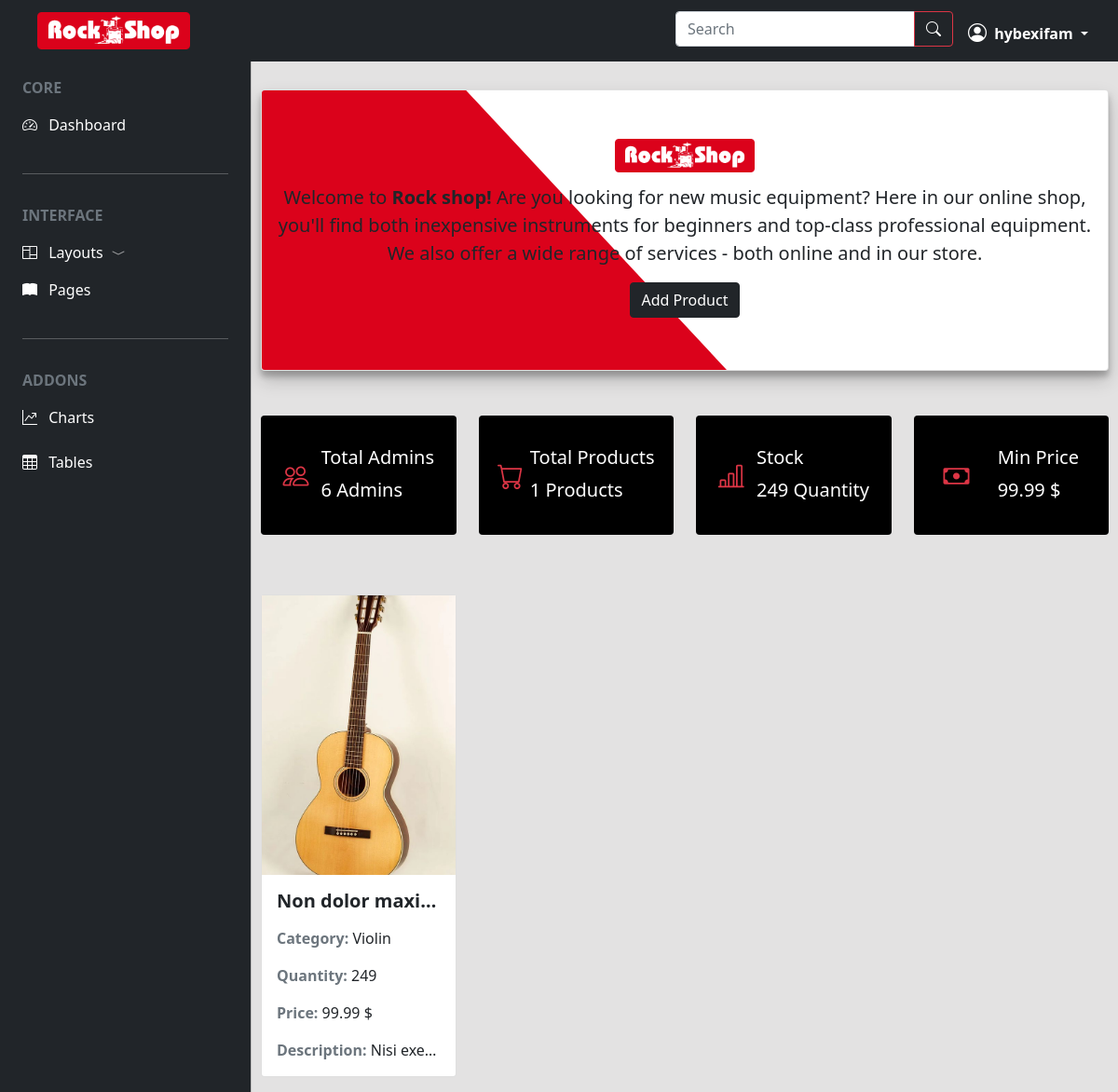
The app's page /index.php (signed in), older data.
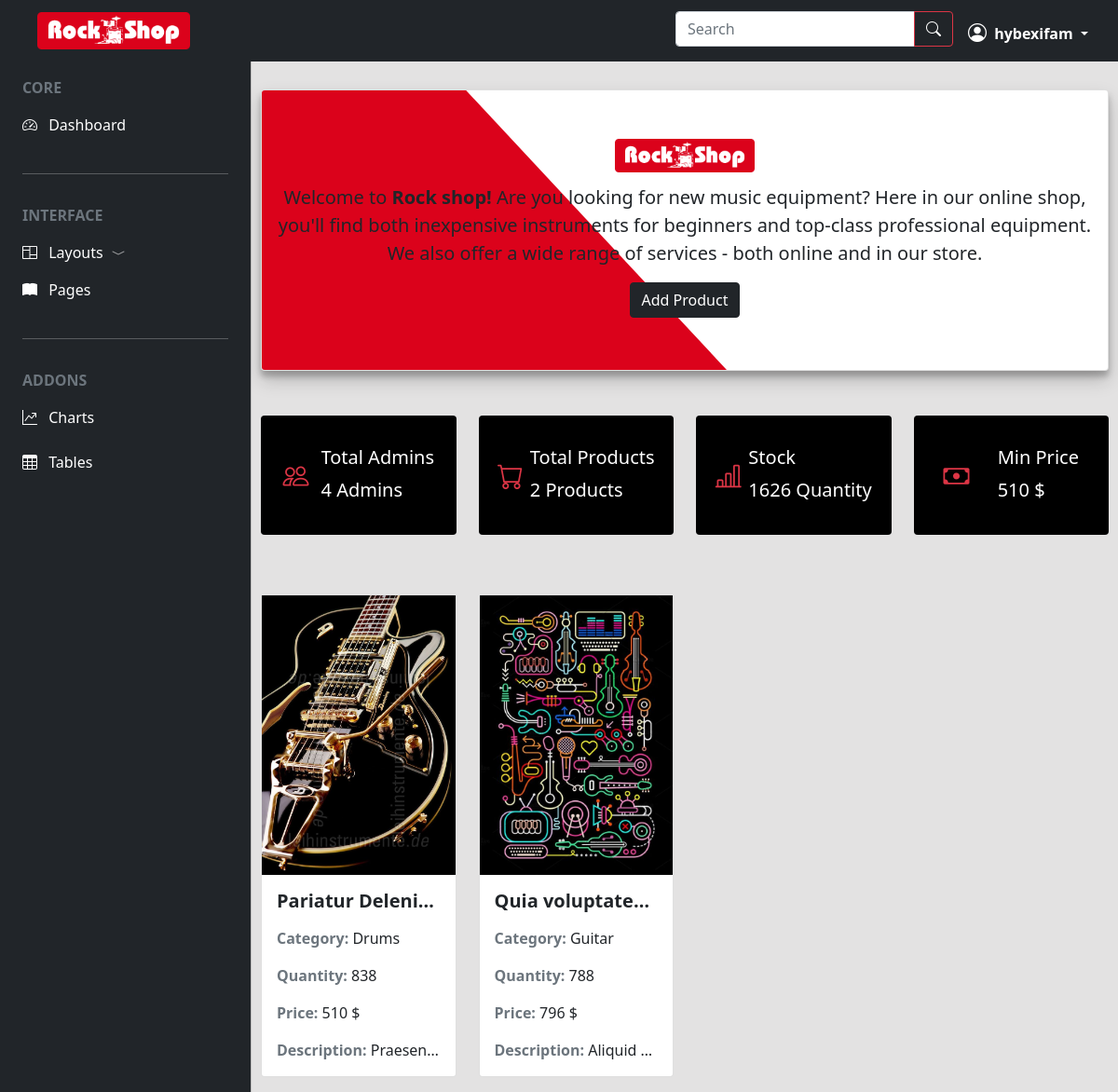
The same page, newer data.
### tables this page shows
CREATE TABLE `products` (
  `id` int(11) NOT NULL,
  `name` varchar(255) NOT NULL,
  `category_id` int(11) NOT NULL,
  `quantity` int(11) NOT NULL,
  `price` float NOT NULL,
  `description` text NOT NULL,
  `filename` varchar(255) NOT NULL
);

CREATE TABLE `categories` (
  `id` int(11) NOT NULL,
  `name` varchar(255) NOT NULL
);

### scripts.php (the view, shortened to what this page needs)
<?php
    include('database.php');
    function getProducts(){
        global $conn;
        $sql = "SELECT products.*,
                categories.name as `category`
                FROM `products`
                INNER JOIN `categories` on products.category_id = categories.id";
        $result = mysqli_query($conn, $sql);
        if(mysqli_num_rows($result) > 0){
            while($row = mysqli_fetch_assoc($result)){
                echo '<div class="col">
                <div class="card btn bg-white mb-3 p-0" href="#modal-product" data-bs-toggle="modal"
                id="'.$row["id"].'" title="'.$row["name"].'" category="'.$row["category_id"].'" quantity="'.$row["quantity"].'"
                price="'.$row["price"].'" description="'.$row["description"].'" picture="'.$row['filename'].'"
                onclick="editTask('.$row["id"].')">
                    <div style="height: 300px; background-position: center; background-size: cover; background-repeat: no-repeat; background-image: url(\'image/'.$row['filename'].'\');"></div>
                    <div class="card-body">
                        <h5 class="card-title text-center text-truncate fw-bolder mb-3 ">'.$row["name"].'</h5>
                        <p class="card-text text-start"><span class="fw-bold text-muted">Category: </span>'.$row["category"].'</p>
                        <p class="card-text text-start"><span class="fw-bold text-muted">Quantity: </span>'.$row["quantity"].'</p>
                        <p class="card-text text-start"><span class="fw-bold text-muted">Price: </span>'.$row["price"].' $</p>
                        <p class="card-text text-start text-truncate"><span class="fw-bold text-muted">Description: </span>'.$row["description"].'</p>
                    </div>
                </div>
        </div>';
            }
        }
    }
    function statisqueVente($number){
        global $conn;
        if($number == 1){
            $sql = "SELECT COUNT(name) as total
                    FROM admins";
            $result = mysqli_query($conn, $sql);
            $data   = mysqli_fetch_assoc($result);
            echo $data['total'];
        }
        elseif($number == 2){
            $sql = "SELECT COUNT(id) as product
                    FROM products";
            $result = mysqli_query($conn, $sql);
            $data   = mysqli_fetch_assoc($result);
            echo $data['product'];
        }
        elseif($number == 3){
            $sql = "SELECT sum(quantity) as quantity
                    FROM products";
            $result = mysqli_query($conn, $sql);
            $data   = mysqli_fetch_assoc($result);
            echo $data['quantity'];
        }
        else{
            $sql = "SELECT min(price) as prices
                    FROM products";
            $result = mysqli_query($conn, $sql);
            $data   = mysqli_fetch_assoc($result);
            echo $data['prices'];
        }
    }
?>

### index.php (shortened to what this page needs)
<?php
    include('scripts.php');
?>
<!DOCTYPE html>
<html lang="en">
<head>
    <link rel="stylesheet" href="assets/css/style.css">
    <link href="https://cdn.jsdelivr.net/npm/bootstrap@5.2.2/dist/css/bootstrap.min.css" rel="stylesheet">
    <link href="https://cdn.jsdelivr.net/npm/bootstrap@5.0.0/dist/css/bootstrap.min.css" rel="stylesheet" >
    <link rel="stylesheet" href="https://cdn.jsdelivr.net/npm/bootstrap-icons@1.4.1/font/bootstrap-icons.css"/>
    <link rel="stylesheet" href="https://cdn.jsdelivr.net/gh/guillaumepotier/Parsley.js@2.9.2/doc/assets/docs.css">
    <link rel="stylesheet" href="https://cdn.jsdelivr.net/gh/guillaumepotier/Parsley.js@2.9.2/src/parsley.css">
</head>
<body class="dash-body">
    <nav class="navbar navbar-expand-lg bg-dark fixed-top">
        <div class="container-fluid">
            <a class="navbar-brand" href="#">
                <img src="assets/img/logo.png" class="img-fluid ps-3" alt="Bootstrap" width="180" height="40">
                </a>
            <div class="collapse navbar-collapse mt-3 mt-lg-1" id="navbarSupportedContent">
                <ul class="navbar-nav d-flex ms-auto">
                    <li class="nav-item">
                        <form class="d-flex ms-auto" role="search">
                                    <div class="input-group">
                                        <input type="text" class="form-control" placeholder="Search" aria-label="Search" aria-describedby="button-addon2">
                                        <button class="btn btn-outline-danger text-white" type="button" id="button-addon2"><i class="bi bi-search"></i></button>
                                    </div>
                        </form>
                    </li>
                    <li class="nav-item dropdown">
                            <a class="nav-link dropdown-toggle text-white fw-bold ms-2" href="#" role="button" data-bs-toggle="dropdown" aria-expanded="false">
                                <i class="bi bi-person-circle fs-5 fw-bolder me-1"></i>
                                <?php echo $_SESSION['name']; ?>
                            </a>
                        </li>
                </ul>
            </div>
        </div>
    </nav>
    <div class="offcanvas offcanvas-start sidebar-nav bg-dark text-white" tabindex="-1" id="offcanvasExample" aria-labelledby="offcanvasExampleLabel">
        <div class="offcanvas-bod p-0">
            <nav class="navbar-dark mt-3 px-4">
                <ul class="navbar-nav">
                    <li>
                        <div class="text-muted fw-bold">CORE</div>
                    </li>
                    <li>
                        <a href="index.php" class="nav-link active mt-2">
                            <span class="me-2"><i class="bi bi-speedometer2"></i></span>
                            <span>Dashboard</span>
                        </a>
                    </li>
                    <li class="my-3">
                        <hr class="deopdown-divider" />
                    </li>
                    <li>
                        <div class="text-muted fw-bold">INTERFACE</div>
                    </li>
                    <li>
                    <a class="nav-link sidebar-link mt-2" data-bs-toggle="collapse" href="#collapseExample" role="button" aria-expanded="false" aria-controls="collapseExample">
                        <span class="me-2 text-white"><i class="bi bi-columns"></i></span>
                        <span class="text-white">Layouts</span>
                        <span class="ms-1"><i class="bi bi-chevron-compact-down"></i></span>
                    </a>
                    </li>
                    <li>
                        <a href="#" class="nav-link active">
                            <span class="me-2"><i class="bi bi-book-fill"></i></span>
                            <span>Pages</span>
                        </a>
                    </li>
                    <li class="my-3">
                        <hr class="deopdown-divider" />
                    </li>
                    <li>
                        <div class="text-muted fw-bold">ADDONS</div>
                    </li>
                    <li>
                        <a href="#" class="nav-link active mt-2">
                            <span class="me-2"><i class="bi bi-graph-up"></i></span>
                            <span>Charts</span>
                        </a>
                    </li>
                    <li>
                        <a href="#" class="nav-link active mt-2">
                            <span class="me-2"><i class="bi bi-table"></i></span>
                            <span>Tables</span>
                        </a>
                    </li>
                </ul>
            </nav>
        </div>
    </div>
    <main class="mt-5 pt-5">
        <div class="card welcome-card text-center bx-shadow">
            <div class="card-style"></div>
            <div class="card-body box-card">
                <span class="card-title"><img src="assets/img/logo.png" alt="Bootstrap" class="image-logo img-fluid d-flex justify-content-center align-items-center" width="150" height="40"></span>
                <p class="card-text fs-5 mt-1">Welcome to <span class="fw-bolder">Rock shop!</span> Are you looking for new music equipment? Here in our online shop, you'll find both inexpensive instruments for beginners
                    and top-class professional equipment. We also offer a wide range of services - both online and in our store.</p>
                <a href="#modal-product" data-bs-toggle="modal" class="btn btn-dark mb-5" onclick="addProduct()">Add Product</a>
            </div>
        </div>
        <div class="row row-cols-1 row-cols-sm-2 row-cols-md-3 row-cols-xl-4 mt-5">
            <div class="col mb-3">
                <div class="card card-statis bg-black text-white">
                    <div class="card-body d-flex flex-row justify-content-around align-items-center mt-3 mb-3">
                        <div><i class="bi bi-people fs-3 text-danger text-center"></i></div>
                        <div class="text-truncate">
                            <h5 class="card-title">Total Admins</h5>
                            <p class="card-text fs-5"><?php statisqueVente(1); ?> Admins</p>
                        </div>
                    </div>
                </div>
            </div>
            <div class="col mb-3">
                <div class="card card-statis bg-black text-white">
                    <div class="card-body d-flex flex-row justify-content-around align-items-center mt-3 mb-3">
                        <div><i class="bi bi-cart fs-3 text-danger text-center"></i></div>
                        <div class="text-truncate">
                            <h5 class="card-title">Total Products</h5>
                            <p class="card-text fs-5"><?php statisqueVente(2); ?> Products</p>
                        </div>
                    </div>
                </div>
            </div>
            <div class="col mb-3">
                <div class="card card-statis bg-black text-white">
                    <div class="card-body d-flex flex-row justify-content-around align-items-center mt-3 mb-3">
                        <div><i class="bi bi-bar-chart-line fs-3 text-danger text-center"></i></div>
                        <div class="text-truncate">
                            <h5 class="card-title">Stock</h5>
                            <p class="card-text fs-5"><?php statisqueVente(3); ?> Quantity</p>
                        </div>
                    </div>
                </div>
            </div>
            <div class="col">
                <div class="card card-statis bg-black text-white">
                    <div class="card-body d-flex flex-row justify-content-around align-items-center mt-3 mb-3">
                        <div><i class="bi bi-cash fs-3 text-danger text-center"></i></div>
                        <div class="text-truncate">
                            <h5 class="card-title">Min Price</h5>
                            <p class="card-text fs-5"><?php statisqueVente(4); ?> $</p>
                        </div>
                    </div>
                </div>
            </div>
        </div>
        <div class="row row-cols-1 row-cols-sm-2 row-cols-md-3 row-cols-lg-4 mt-5">
            <?php
                getProducts();
            ?>
        </div>
    </main>
</body>
</html>

### assets/css/style.css (style rules this page uses)
* { margin: 0; padding: 0; box-sizing: border-box; }
.dash-body { background-color: rgba(165, 162, 162, 0.3); }
.bx-shadow { position: relative; overflow: hidden; z-index: 1; box-shadow: rgba(0, 0, 0, 0.19) 0px 10px 20px, rgba(0, 0, 0, 0.23) 0px 6px 6px; }
.card-style { z-index: -1; position: absolute; width: 55%; height: 200%; background-color: #db021b; transform: skewX(43deg); }
.box-card { padding-top: 60px !important; display: flex; justify-content: center; align-items: center; flex-direction: column; }
:root { --topNavbarHeight: 65.5px !important; }
.sidebar-nav { --bs-offcanvas-width: 270px !important; top: var(--topNavbarHeight) !important; }
.welcome-card { background: rgb(231, 229, 229); }
main { margin: 0 10px 0 8px; }
@media (min-width: 992px) { main { margin-left: 280px; } }
@media (min-width: 992px) { .box-card { padding-top: 60px !important; height: 300px !important; display: flex; justify-content: center; align-items: center; flex-direction: column; } }
@media (min-width: 992px) { .sidebar-nav { transform: none !important; visibility: visible !important; top: var(--topNavbarHeight) !important; height: calc(100% - var(--topNavbarHeight)) !important; } }

Row changes from the older to the newer data that the page shows:
removed products: filename (picture), name "Non dolor maxi…", category.name "Violin", quantity "249", price "99.99", description "Nisi exe…"
added products: filename (picture), name "Pariatur Deleni…", category.name "Drums", quantity "838", price "510", description "Praesen…"
added products: filename (picture), name "Quia voluptate…", category.name "Guitar", quantity "788", price "796", description "Aliquid…"
Text that changed along with them:
$data['total']: "6" → "4"
$data['product']: "1" → "2"
$data['quantity']: "249" → "1626"
$data['prices']: "99.99" → "510"
